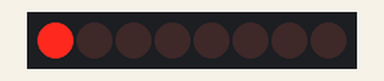
Recording of a sketch running on a simulated Arduino Uno, built with avr-gcc and run on an emulated ATmega328P. Shown: 8 shift-register outputs drawn as a row of LEDs (first output left, lit = HIGH). Wiring (inferred from the names in the program): shift register (74HC595): data pin 2; shift clock pin 3; latch pin 4. Wiring (inferred from the signals the program sends): row of LEDs: on Q0, Q1, Q2, Q3, Q4, Q5, Q6, Q7.

Above: at 0.05 s.
At 0.35 s:
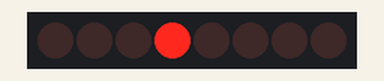
At 0.75 s:
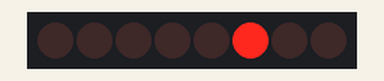
At 1.5 s:
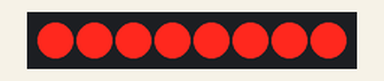
At 5.38 s:
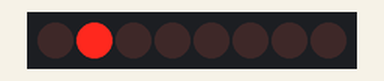
At 9.3 s:
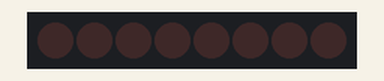
Timing chart, 0 to 13.5 s (numbered marks = the images above):
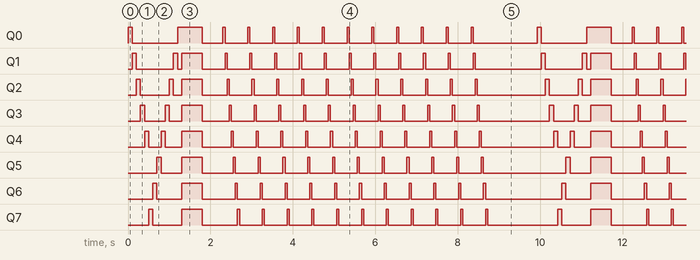

Measured:
- by itself, Q0: repeats every 9.4 s: LOW 1.1 s, HIGH 0.60 s, 11 × (LOW 0.50 s, HIGH 0.05 s), LOW 1.6 s, HIGH 0.10 s
- by itself, Q1: repeats every 9.9 s: LOW 0.90 s, HIGH 0.10 s, LOW 0.10 s, HIGH 0.50 s, 11 × (LOW 0.55 s, HIGH 0.05 s), LOW 1.6 s, HIGH 0.10 s
- by itself, Q2: repeats every 10.4 s: LOW 0.70 s, HIGH 0.10 s, LOW 0.20 s, HIGH 0.50 s, 11 × (LOW 0.60 s, HIGH 0.05 s), LOW 1.7 s, HIGH 0.10 s
- by itself, Q3, Q4: moves between LOW and HIGH, repeating every 9.9 s
- by itself, Q5: repeats every 9.9 s: LOW 0.50 s, HIGH 0.50 s, LOW 0.75 s, 10 × (HIGH 0.05 s, LOW 0.55 s), HIGH 0.05 s, LOW 2.0 s, HIGH 0.10 s
- by itself, Q6: repeats every 9.9 s: LOW 0.60 s, HIGH 0.50 s, LOW 0.80 s, 10 × (HIGH 0.05 s, LOW 0.55 s), HIGH 0.05 s, LOW 1.9 s, HIGH 0.10 s
- by itself, Q7: repeats every 9.9 s: LOW 0.70 s, HIGH 0.50 s, LOW 0.85 s, 10 × (HIGH 0.05 s, LOW 0.55 s), HIGH 0.05 s, LOW 1.7 s, HIGH 0.10 s

The sketch:

insangptled.ino
```cpp
int DataPin = 2;
int ClockPin = 3;
int LatchPin = 4;
byte Data = 0;

void setup()
{
  pinMode(DataPin, OUTPUT);
  pinMode(ClockPin, OUTPUT);
  pinMode(LatchPin, OUTPUT);
}

void loop()
{
  crazyPattern(); // Call your new complex LED pattern
  delay(1000);    // Delay between patterns
}

// Function to create a complex LED pattern
void crazyPattern()
{
  for (int i = 0; i < 5; i++) {
    shiftWrite(i, HIGH);     // Turn on the i-th LED
    delay(100);
    shiftWrite(i, LOW);      // Turn off the i-th LED
  }

  for (int j = 7; j >= 0; j--) {
    shiftWrite(j, HIGH);     // Turn on the j-th LED
    delay(100);
    shiftWrite(j, LOW);      // Turn off the j-th LED
  }

  AllHigh();  // Turn on all LEDs
  delay(500);
  AllLow();   // Turn off all LEDs
  delay(500);

  for (int k = 0; k < 3; k++) {
    for (int l = 0; l < 8; l++) {
      shiftWrite(l, HIGH);   // Turn on the l-th LED
      delay(50);
      shiftWrite(l, LOW);    // Turn off the l-th LED
    }
    delay(200);
  }

  for (int m = 7; m >= 0; m--) {
    for (int n = 0; n < 8; n++) {
      shiftWrite(n, HIGH);   // Turn on the n-th LED
      delay(50);
      shiftWrite(n, LOW);    // Turn off the n-th LED
    }
    delay(200);
  }
}

// Rest of the functions remain unchanged
void shiftWrite(int Pin, boolean State)
{
  bitWrite(Data, Pin, State);
  shiftOut(DataPin, ClockPin, MSBFIRST, Data);
  digitalWrite(LatchPin, HIGH);
  digitalWrite(LatchPin, LOW);
}

void AllHigh()
{
  for (int PinNo = 0; PinNo < 8; PinNo++) {
    shiftWrite(PinNo, HIGH);
  }
}

void AllLow()
{
  for (int PinNo = 0; PinNo < 8; PinNo++) {
    shiftWrite(PinNo, LOW);
  }
}

void SOS()
{
  for (int x = 0; x < 10; x++) {
    AllHigh();
    delay(500);
    AllLow();
    delay(500);
  }
}
```
